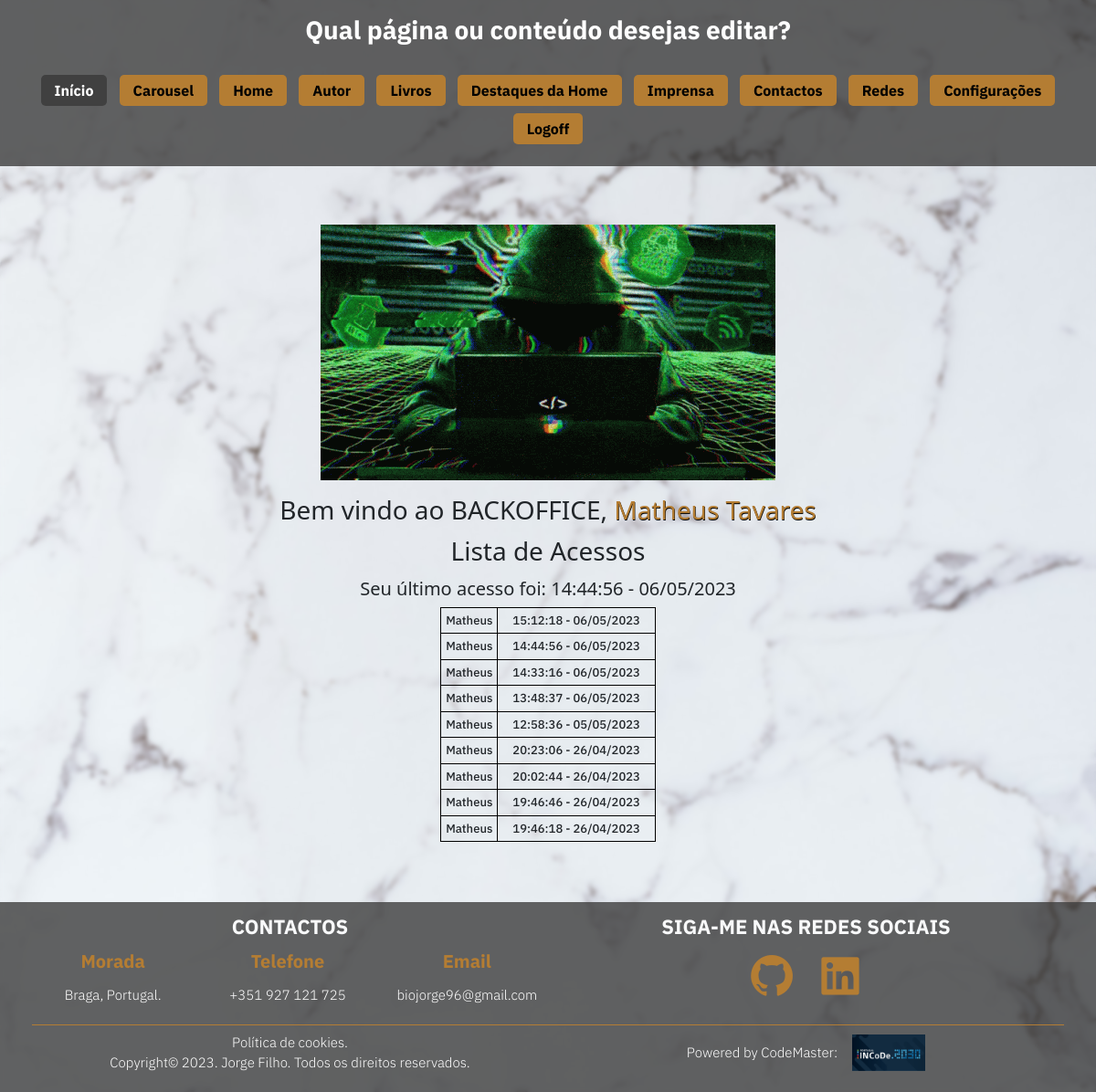
The app's page /backoffice/backoffice-logado.php (signed in) with its own data.
### tables this page shows
CREATE TABLE `acessos` (
  `id` int(11) NOT NULL,
  `id_usuario` int(11) NOT NULL,
  `datas` varchar(100) NOT NULL
);

CREATE TABLE `colaboradores` (
  `id` int(11) NOT NULL,
  `admin` tinyint(1) NOT NULL DEFAULT 0,
  `email` varchar(100) NOT NULL,
  `senha` varchar(100) NOT NULL,
  `nome` varchar(30) NOT NULL,
  `apelido` varchar(100) NOT NULL
);

### controllers/funcoes.php (called while the page is built, shortened)
<?php
    function selectSQL($sql){
        global $pdo;
        $query = $pdo->query($sql);
        return $query->fetchAll(PDO::FETCH_ASSOC);
    }
    function selectSQLUnico($sql){
        global $pdo;
        $query = $pdo->query($sql);
        return $query->fetch(PDO::FETCH_ASSOC);
    }
    function getColabNameByID($id_usuario){
        return selectSQLUnico("SELECT nome FROM colaboradores WHERE id='$id_usuario'")["nome"];
    }
    function getTodosAcessosByID($id_usuario){
        return selectSQL("SELECT * FROM acessos WHERE id_usuario='$id_usuario' ORDER BY id DESC");
    }
    function getUltimoAcesso($id_usuario){
        $ultimo =  selectSQLUnico("SELECT * FROM acessos WHERE id_usuario='$id_usuario' ORDER BY id DESC LIMIT 2 OFFSET 1");
        return (!empty($ultimo) ? "$ultimo[datas]" : "---");
    }
?>

### controllers/globais.php (called while the page is built, shortened)
<?php
    $lista_acessos = selectSQL("SELECT * FROM acessos ORDER BY id ASC");
?>

### controllers/requisitos.php (called while the page is built, shortened)
<?php
    require_once("base_dados.php");
    require_once("funcoes.php");
    require_once("globais.php");
?>

### backoffice/templates/inicio.php (the view, shortened to what this page needs)
<?php
    if($_SESSION["user"]["admin"]){
        $acessos = $lista_acessos;
    } else{
        $acessos = getTodosAcessosByID($user["id"]);
    }
?>
<div class="col-12 welcome p-3 d-flex flex-column justify-content-around align-items-center">
    <img src="../public/imagens/hacker-python.gif" alt="">
    <h3 class="mt-3">Bem vindo ao BACKOFFICE, <span><?=$user["nome"] . " " . $user["apelido"]?></span></h3>
    <h3 class="text-center p-1">Lista de Acessos</h3>
    <h5>Seu último acesso foi: <?=getUltimoAcesso($user["id"])?></h5>
    <table>
        <?php if(count($acessos) <= 10):?>
            <?php foreach($acessos as $chave => $a): ?>
                <tr>
                    <td>
                        <?=getColabNameByID($acessos[$chave]["id_usuario"])?>
                    </td>
                    <td class="p-1 px-3">
                        <?=$acessos[$chave]["datas"]?>
                    </td>
                </tr>
            <?php endforeach; ?>
        <?php endif; ?>
    </table>
</div>

### backoffice/public/backoffice-logado.css (style rules this page uses)
body { padding: 0px; margin: 0px; background-image: url("../../public/imagens/pexels-karolina-grabowska-4705933.jpg"); background-size: cover; background-position: center center; background-repeat: no-repeat; backdrop-filter: blur(2px); min-height: 100vh; }
h3 > span { color: #B47D33; text-shadow: 0.5px 0.5px black; }
table, td, th, tr { border: 1px solid black; border-collapse: collapse; font-size: 13px; }
td { font-family: "IBM-Medium"; width: fit-content; height: fit-content; padding: 0px 5px; text-align: center; }

### records on screen
acessos: datas "14:44:56 - 06/05/2023", id_usuario.nome "Matheus"
acessos: id_usuario.nome "Matheus", datas "15:12:18 - 06/05/2023"
acessos: id_usuario.nome "Matheus", datas "14:33:16 - 06/05/2023"
acessos: id_usuario.nome "Matheus", datas "13:48:37 - 06/05/2023"
acessos: id_usuario.nome "Matheus", datas "12:58:36 - 05/05/2023"
acessos: id_usuario.nome "Matheus", datas "20:23:06 - 26/04/2023"
acessos: id_usuario.nome "Matheus", datas "20:02:44 - 26/04/2023"
acessos: id_usuario.nome "Matheus", datas "19:46:46 - 26/04/2023"
acessos: id_usuario.nome "Matheus", datas "19:46:18 - 26/04/2023"

### other values on screen
$user["nome"] "Matheus"
$user["apelido"] "Tavares"
